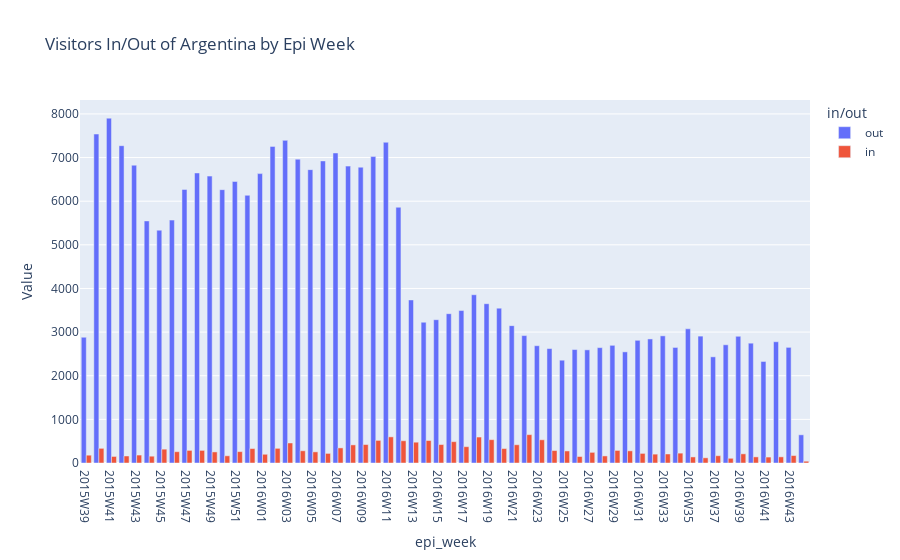

The cell this chart's notebook holds for it:
### Code cell
import plotly.express as px

fig = px.bar(df4, x="epi_week", y="Value", color="in/out", title="Visitors In/Out of Argentina by Epi Week", barmode="group")
fig.show()

### Figure 1 — Plotly figure (JSON) as saved in the notebook; plotly's stock layout.template omitted (floating-point values rounded to 4 significant figures)
{"data": [{"alignmentgroup": "True", "hovertemplate": "in/out=out<br>epi_week=%{x}<br>Value=%{y}<extra></extra>", "legendgroup": "out", "marker": {"color": "#636efa", "pattern": {"shape": ""}}, "name": "out", "offsetgroup": "out", "orientation": "v", "showlegend": true, "textposition": "auto", "type": "bar", "x": ["2015W39", "2015W40", "2015W41", "2015W42", "2015W43", "2015W44", "2015W45", "2015W46", "2015W47", "2015W48", "2015W49", "2015W50", "2015W51", "2015W52", "2016W01", "2016W02", "2016W03", "2016W04", "2016W05", "2016W06", "2016W07", "2016W08", "2016W09", "2016W10", "2016W11", "2016W12", "2016W13", "2016W14", "2016W15", "2016W16", "2016W17", "2016W18", "2016W19", "2016W20", "2016W21", "2016W22", "2016W23", "2016W24", "2016W25", "2016W26", "2016W27", "2016W28", "2016W29", "2016W30", "2016W31", "2016W32", "2016W33", "2016W34", "2016W35", "2016W36", "2016W37", "2016W38", "2016W39", "2016W40", "2016W41", "2016W42", "2016W43", "2016W44"], "xaxis": "x", "y": [2882, 7539, 7903, 7272, 6825, 5548, 5336, 5567, 6269, 6647, 6575, 6264, 6452, 6135, 6632, 7256, 7394, 6963, 6723, 6923, 7105, 6804, 6779, 7022, 7350, 5861, 3737, 3226, 3284, 3422, 3494, 3856, 3651, 3549, 3148, 2920, 2688, 2622, 2356, 2600, 2593, 2644, 2697, 2547, 2812, 2843, 2914, 2648, 3075, 2908, 2433, 2709, 2904, 2746, 2327, 2779, 2650, 646], "yaxis": "y"}, {"alignmentgroup": "True", "hovertemplate": "in/out=in<br>epi_week=%{x}<br>Value=%{y}<extra></extra>", "legendgroup": "in", "marker": {"color": "#EF553B", "pattern": {"shape": ""}}, "name": "in", "offsetgroup": "in", "orientation": "v", "showlegend": true, "textposition": "auto", "type": "bar", "x": ["2015W39", "2015W40", "2015W41", "2015W42", "2015W43", "2015W44", "2015W45", "2015W46", "2015W47", "2015W48", "2015W49", "2015W50", "2015W51", "2015W52", "2016W01", "2016W02", "2016W03", "2016W04", "2016W05", "2016W06", "2016W07", "2016W08", "2016W09", "2016W10", "2016W11", "2016W12", "2016W13", "2016W14", "2016W15", "2016W16", "2016W17", "2016W18", "2016W19", "2016W20", "2016W21", "2016W22", "2016W23", "2016W24", "2016W25", "2016W26", "2016W27", "2016W28", "2016W29", "2016W30", "2016W31", "2016W32", "2016W33", "2016W34", "2016W35", "2016W36", "2016W37", "2016W38", "2016W39", "2016W40", "2016W41", "2016W42", "2016W43", "2016W44"], "xaxis": "x", "y": [179, 336, 150, 161, 182, 156, 317, 259, 289, 289, 254, 165, 261, 331, 200, 336, 459, 280, 255, 220, 346, 415, 423, 518, 599, 510, 477, 515, 423, 489, 374, 595, 535, 331, 418, 650, 532, 285, 276, 149, 244, 162, 288, 279, 220, 203, 207, 226, 139, 119, 167, 108, 210, 140, 136, 141, 171, 41], "yaxis": "y"}], "layout": {"autosize": true, "barmode": "group", "legend": {"title": {"text": "in/out"}, "tracegroupgap": 0}, "title": {"text": "Visitors In/Out of Argentina by Epi Week"}, "xaxis": {"anchor": "y", "autorange": true, "domain": [0, 1], "range": [-0.5, 57.5], "title": {"text": "epi_week"}, "type": "category"}, "yaxis": {"anchor": "x", "autorange": true, "domain": [0, 1], "range": [0, 8319.0], "title": {"text": "Value"}, "type": "linear"}}}
